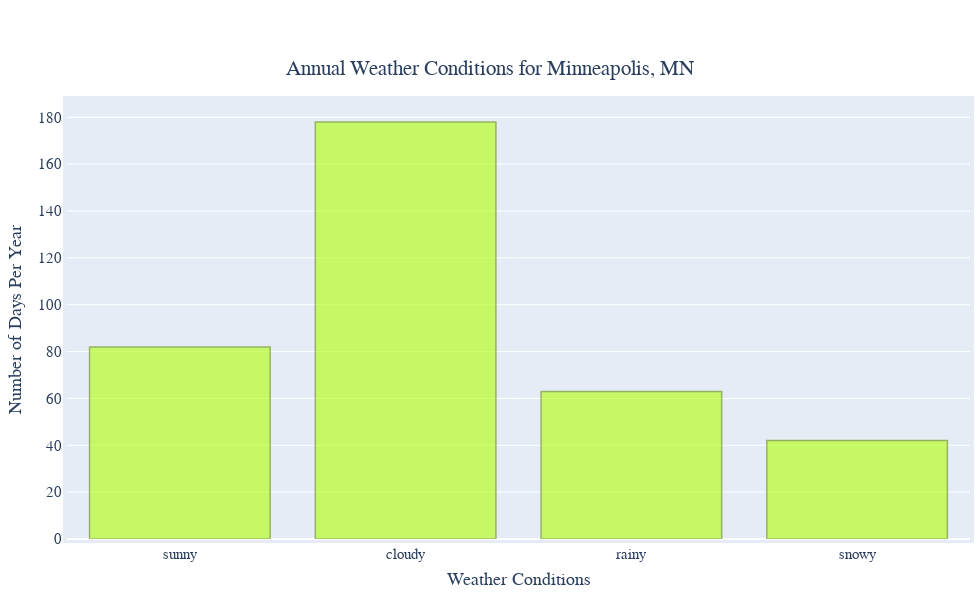

Notebook source saved alongside this figure:
### Code cell
y = minneapolis.T[0]
fig = go.Figure([go.Bar(x=['sunny', 'cloudy', 'rainy', 'snowy'], 
                        y=y[['SunnyDays_avgPerYear', 'CloudyDays_avgPerYear', 'RainyDays_avgPerYear', 'SnowyDays_avgPerYear']],
                        hovertext=['Sunny Days per year', 'Cloudy Days per year', 'Rainy Days per year', 'Snowy Days per year'])])
fig.update_layout(
    autosize=False,
    width=980,
    height=600,
    margin=dict(l=10, r=10, b=10, t=100, pad=4),
    yaxis=dict(title_text="Number of Days Per Year"),
    xaxis=dict(title_text="Weather Conditions"),
    font=dict(family="Courier New, monospace", size=15),
    title={
        'text': "Annual Weather Conditions for {}, {}".format(y['City'], y['State']),
        'y':0.9,
        'x':0.5,
        'xanchor': 'center',
        'yanchor': 'top'}
)
fig.update_traces(marker_color='rgb(177, 255, 8)', marker_line_color='rgb(97, 140, 3)',
                  marker_line_width=1.5, opacity=0.6)
fig.show()

### Figure 1 — Plotly figure (JSON) as saved in the notebook; plotly's stock layout.template omitted (floating-point values rounded to 4 significant figures)
{"data": [{"hovertext": ["Sunny Days per year", "Cloudy Days per year", "Rainy Days per year", "Snowy Days per year"], "marker": {"color": "rgb(177, 255, 8)", "line": {"color": "rgb(97, 140, 3)", "width": 1.5}}, "opacity": 0.6, "type": "bar", "x": ["sunny", "cloudy", "rainy", "snowy"], "y": [82, 178, 63, 42]}], "layout": {"autosize": false, "font": {"family": "Courier New, monospace", "size": 15}, "height": 600, "margin": {"b": 10, "l": 10, "pad": 4, "r": 10, "t": 100}, "title": {"text": "Annual Weather Conditions for Minneapolis, MN", "x": 0.5, "xanchor": "center", "y": 0.9, "yanchor": "top"}, "width": 980, "xaxis": {"autorange": true, "range": [-0.5, 3.5], "title": {"text": "Weather Conditions"}, "type": "category"}, "yaxis": {"autorange": true, "range": [0, 187.4], "title": {"text": "Number of Days Per Year"}, "type": "linear"}}}
